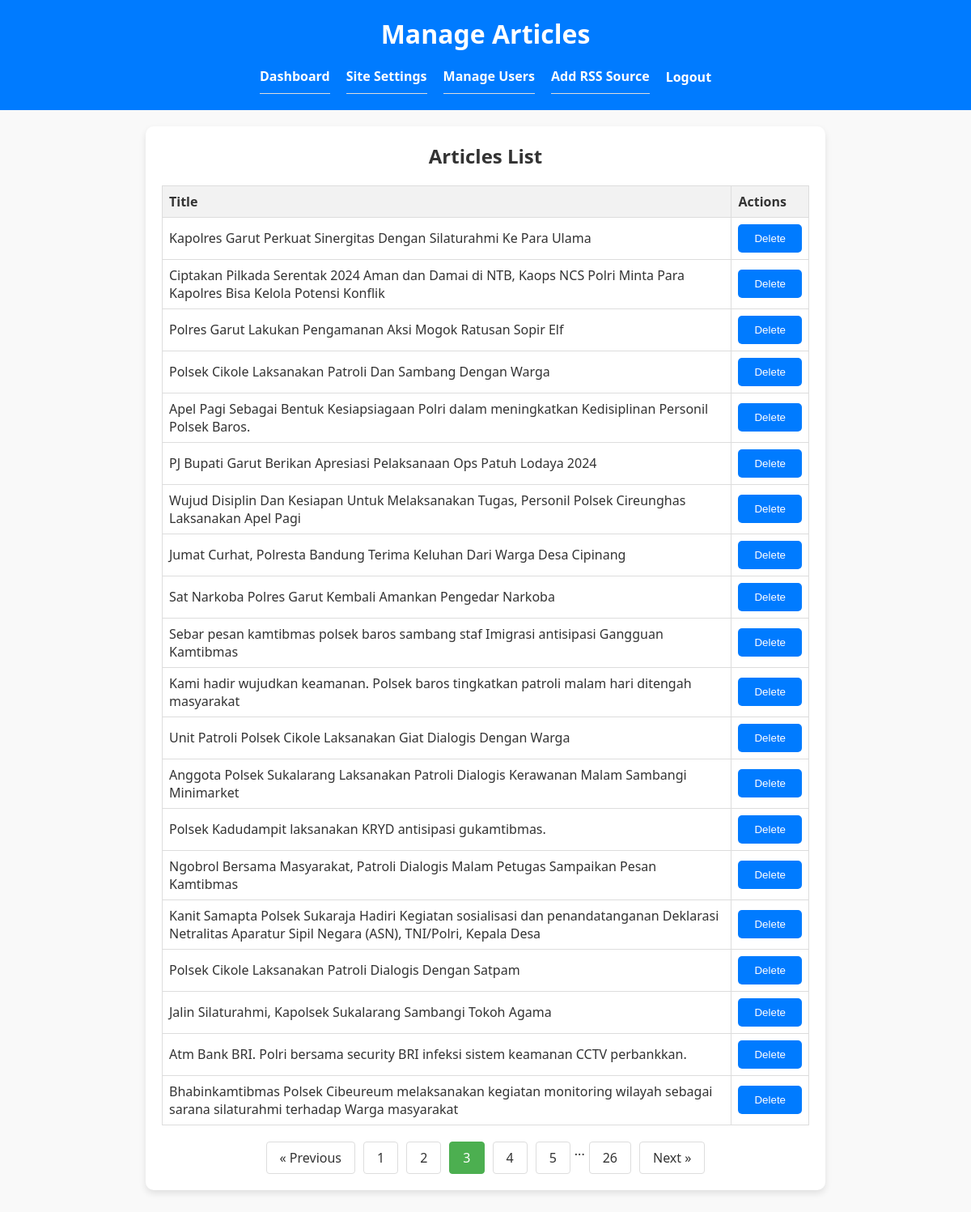
The app's page /admin/manage_articles.php?page=3 (signed in) with its own data.
### tables this page shows
CREATE TABLE `articles` (
  `id` int(11) NOT NULL,
  `title` varchar(255) DEFAULT NULL,
  `content` text,
  `image` varchar(255) DEFAULT NULL,
  `link` varchar(255) DEFAULT NULL,
  `excerpt` text,
  `category_id` int(11) DEFAULT NULL,
  `slug` varchar(255) DEFAULT NULL,
  `views` int(11) DEFAULT '0',
  `created_at` datetime DEFAULT CURRENT_TIMESTAMP
);

### admin/manage_articles.php (the view, shortened to what this page needs)
<?php
include '../includes/db.php';
$page = isset($_GET['page']) ? (int)$_GET['page'] : 1;
$page = $page < 1 ? 1 : $page;
$offset = ($page - 1) * ARTICLES_PER_PAGE;
$total_articles_result = $conn->query("SELECT COUNT(*) AS count FROM articles");
$total_articles_row = $total_articles_result->fetch_assoc();
$total_articles = $total_articles_row['count'];
$articles = $conn->query("SELECT * FROM articles LIMIT $offset, " . ARTICLES_PER_PAGE);
$total_pages = ceil($total_articles / ARTICLES_PER_PAGE);
?>
<!DOCTYPE html>
<html>
<head>
    <link rel="stylesheet" href="../css/admin_style.css">
</head>
<body>
    <header>
        <h1>Manage Articles</h1>
        <nav>
            <ul>
                <li><a href="index.php">Dashboard</a></li>
                <li><a href="site_settings.php">Site Settings</a></li>
                <li><a href="manage_users.php">Manage Users</a></li>
                <li><a href="add_source.php">Add RSS Source</a></li>
                <li><a href="logout.php">Logout</a></li>
            </ul>
        </nav>
    </header>
    <main>
        <section>
            <h2>Articles List</h2>
            <?php if ($articles && $articles->num_rows > 0) : ?>
                <table>
                    <tr>
                        <th>Title</th>
                        <th>Actions</th>
                    </tr>
                    <?php while ($row = $articles->fetch_assoc()) : ?>
                        <tr>
                            <td><?php echo htmlspecialchars($row['title']); ?></td>
                            <td>
                                <form method="post" style="display:inline;">
                                    <button type="submit" name="delete">Delete</button>
                                </form>
                            </td>
                        </tr>
                    <?php endwhile; ?>
                </table>
            <?php else : ?>
                <p>No articles found.</p>
            <?php endif; ?>
            <div class="pagination">
                <?php if ($page > 1) : ?>
                    <a href="manage_articles.php?page=<?php echo $page - 1; ?>">&laquo; Previous</a>
                <?php endif; ?>
                <?php
                $start = max(1, $page - 2);
                $end = min($total_pages, $page + 2);
                for ($i = $start; $i <= $end; $i++) {
                    echo '<a href="manage_articles.php?page=' . $i . '" ' . ($i == $page ? 'class="active"' : '') . '>' . $i . '</a>';
                }
                if ($end < $total_pages) {
                    if ($end < $total_pages - 1) {
                        echo '<span>...</span>';
                    }
                    echo '<a href="manage_articles.php?page=' . $total_pages . '">' . $total_pages . '</a>';
                }
                ?>
                <?php if ($page < $total_pages) : ?>
                    <a href="manage_articles.php?page=<?php echo $page + 1; ?>">Next &raquo;</a>
                <?php endif; ?>
            </div>
        </section>
    </main>
</body>
</html>

### css/admin_style.css (style rules this page uses)
body { font-family: 'Segoe UI', Tahoma, Geneva, Verdana, sans-serif; background-color: #f9f9f9; color: #333; margin: 0; padding: 0; display: flex; flex-direction: column; min-height: 100vh; }
header { background-color: #007bff; color: #fff; padding: 20px; text-align: center; }
header h1 { margin: 0; }
nav ul { list-style: none; padding: 0; margin: 10px 0 0 0; display: flex; justify-content: center; }
nav ul li { margin: 0 10px; }
nav ul li a { color: #fff; text-decoration: none; font-weight: bold; }
main { flex: 1; padding: 20px; display: flex; justify-content: center; align-items: center; flex-direction: column; }
section { background-color: white; padding: 20px; border-radius: 10px; box-shadow: 0 4px 8px rgba(0, 0, 0, 0.1); margin-bottom: 20px; width: 100%; max-width: 800px; }
h2 { margin-top: 0; text-align: center; }
form button { padding: 10px 20px; background-color: #007bff; color: white; border: none; border-radius: 5px; cursor: pointer; }
ul { list-style: none; padding: 0; }
ul li { display: flex; justify-content: space-between; align-items: center; padding: 10px 0; border-bottom: 1px solid #ddd; }
ul li:last-child { border-bottom: none; }
button { padding: 5px 10px; background-color: #dc3545; color: white; border: none; border-radius: 5px; cursor: pointer; }

### admin/manage_articles.php (style rules this page uses)
table { width: 100%; border-collapse: collapse; }
table, th, td { border: 1px solid #ddd; }
th, td { padding: 8px; text-align: left; }
th { background-color: #f2f2f2; }
.pagination { display: flex; justify-content: center; margin-top: 20px; }
.pagination a { margin: 0 5px; padding: 8px 16px; text-decoration: none; color: #333; border: 1px solid #ddd; border-radius: 4px; }
.pagination a.active { background-color: #4CAF50; color: white; border: 1px solid #4CAF50; }

### records on screen
articles: title "Kapolres Garut Perkuat Sinergitas Dengan Silaturahmi Ke Para Ulama"
articles: title "Ciptakan Pilkada Serentak 2024 Aman dan Damai di NTB, Kaops NCS Polri Minta Para Kapolres Bisa Kelola Potensi Konflik"
articles: title "Polres Garut Lakukan Pengamanan Aksi Mogok Ratusan Sopir Elf"
articles: title "Polsek Cikole Laksanakan Patroli Dan Sambang Dengan Warga"
articles: title "Apel Pagi Sebagai Bentuk Kesiapsiagaan Polri dalam meningkatkan Kedisiplinan Personil Polsek Baros."
articles: title "PJ Bupati Garut Berikan Apresiasi Pelaksanaan Ops Patuh Lodaya 2024"
articles: title "Wujud Disiplin Dan Kesiapan Untuk Melaksanakan Tugas, Personil Polsek Cireunghas Laksanakan Apel Pagi"
articles: title "Jumat Curhat, Polresta Bandung Terima Keluhan Dari Warga Desa Cipinang"
articles: title "Sat Narkoba Polres Garut Kembali Amankan Pengedar Narkoba"
articles: title "Sebar pesan kamtibmas polsek baros sambang staf Imigrasi antisipasi Gangguan Kamtibmas"
articles: title "Kami hadir wujudkan keamanan. Polsek baros tingkatkan patroli malam hari ditengah masyarakat"
articles: title "Unit Patroli Polsek Cikole Laksanakan Giat Dialogis Dengan Warga"
articles: title "Anggota Polsek Sukalarang Laksanakan Patroli Dialogis Kerawanan Malam Sambangi Minimarket"
articles: title "Polsek Kadudampit laksanakan KRYD antisipasi gukamtibmas."
articles: title "Ngobrol Bersama Masyarakat, Patroli Dialogis Malam Petugas Sampaikan Pesan Kamtibmas"
articles: title "Kanit Samapta Polsek Sukaraja Hadiri Kegiatan sosialisasi dan penandatanganan Deklarasi Netralitas Aparatur Sipil Negara (ASN), TNI/Polri, Kepala Desa"
articles: title "Polsek Cikole Laksanakan Patroli Dialogis Dengan Satpam"
articles: title "Jalin Silaturahmi, Kapolsek Sukalarang Sambangi Tokoh Agama"
articles: title "Atm Bank BRI. Polri bersama security BRI infeksi sistem keamanan CCTV perbankkan."
articles: title "Bhabinkamtibmas Polsek Cibeureum melaksanakan kegiatan monitoring wilayah sebagai sarana silaturahmi terhadap Warga masyarakat"

### other values on screen
$total_pages "26"
